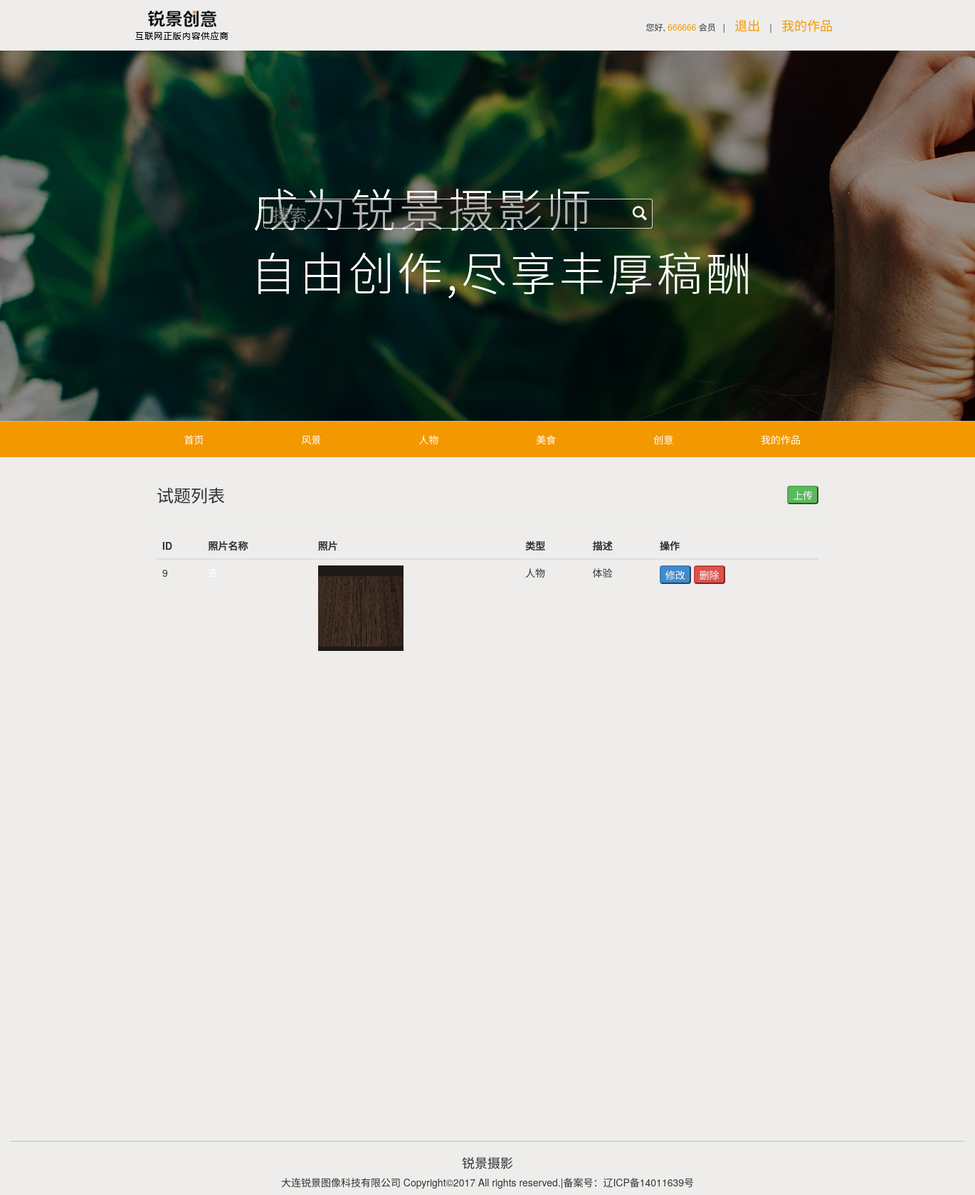
The app's page /wode.php (signed in) with its own data.
### tables this page shows
CREATE TABLE `picture` (
  `pictureid` int(11) NOT NULL,
  `picturename` varchar(600) NOT NULL,
  `img` varchar(150) NOT NULL,
  `type` varchar(8) NOT NULL,
  `say` varchar(1000) NOT NULL,
  `photographer` varchar(30) NOT NULL DEFAULT 'admin'
);

### wode.php (the view, shortened to what this page needs)
<?php include("shujuku.php") ?>
<!DOCTYPE html>
<html lang="zh-cn">
<head>
    <link href="css/bootstrap.min.css" rel="stylesheet">
    <link href="css/main.css" rel="stylesheet">
</head>
<body>
<?php
    include("dingbu.php");
?>
<div class="container">
    <div class="row clearfix">
        <div class="col-xs-12 column span1 margin5">
            <div class="row clearfix">
                <div class="col-xs-12 column">
                    <div class="row clearfix">
                    <div class="col-xs-12 column span1 margin5">
              <div class="page-header">
              <a href="shangchuan.php"><button type="button" class="btn btn-success pull-right">上传</button></a>
                <h3>
                试题列表
                </h3>
              </div>
              <div class="col-md-12">
                <table class="table">
                  <thead>
                    <tr>
                      <th>ID</th>
                      <th>照片名称</th>
                      <th>照片</th>
                      <th>类型</th>
                      <th>描述</th>
                      <th>操作</th>
                    </tr>
                  </thead>
                  <tbody>
                    <tr>
                      <?php
                      if(!isset($_SESSION['username'])){
                        echo "<meta http-equiv='refresh' content='0.1;url=denglu.php'>";
                   }
                   else{
                        $username= $_SESSION['username'];
                        $sql ="SELECT pictureid,picturename,img,type,say FROM picture WHERE photographer = '$username' ";
                        $result = mysqli_query($conn,$sql);
                        if(mysqli_affected_rows($conn)>0) {
                            mysqli_data_seek($result,0);
                            while ($row = mysqli_fetch_array($result)) {
                                ?>
                                <td>
                                <?=$row['pictureid']?>
                                </td>
                                <td>
                                <a href="xiangqing.php?id=<?=$row['pictureid']?>"><?=$row['picturename']?></a>
                                </td>
                                <td>
                                <img src="<?=$row['img']?>" class="size4" />
                                </td>
                                <td>
                                <?=$row['type']?>
                                </td>
                                <td>
                                <?=$row['say']?>
                                </td>
                                <td>
                                <a href="changepic.php?id=<?=$row['pictureid']?>"><button type="button" class="btn btn-primary">修改</button></a>
                                <a href="shanchu.php?id=<?=$row['pictureid']?>"><button type="button" class="btn btn-danger">删除</button></a>
                                </td>
                            </tr>
                            <?php
                            }
                        }else{
                            echo "<td colspan='6'><p class='text-center'>未上传图片，请上传</p></td></tr>";
                        }
                    }
                        ?>
                  </tbody>
                </table>
              </div>
            </div>
                    </div>
                </div>
            </div>
        </div>
    </div>
</div>
<?php
    include("weibu.php");
?>
</body>
</html>

### css/main.css (style rules this page uses)
body { min-width: 1360px; background-color: #eeedeb; }
.container { width: 1050px; }
.span1 { min-height: 900px; }
.size4 { height:120px; width:120px; }
.margin5 { margin-top:0px; margin-bottom:0px; }
a:link { text-decoration: none; }

### records on screen
picture: pictureid "9", img (picture), type "人物", say "体验"

### other values on screen
$username "666666"
